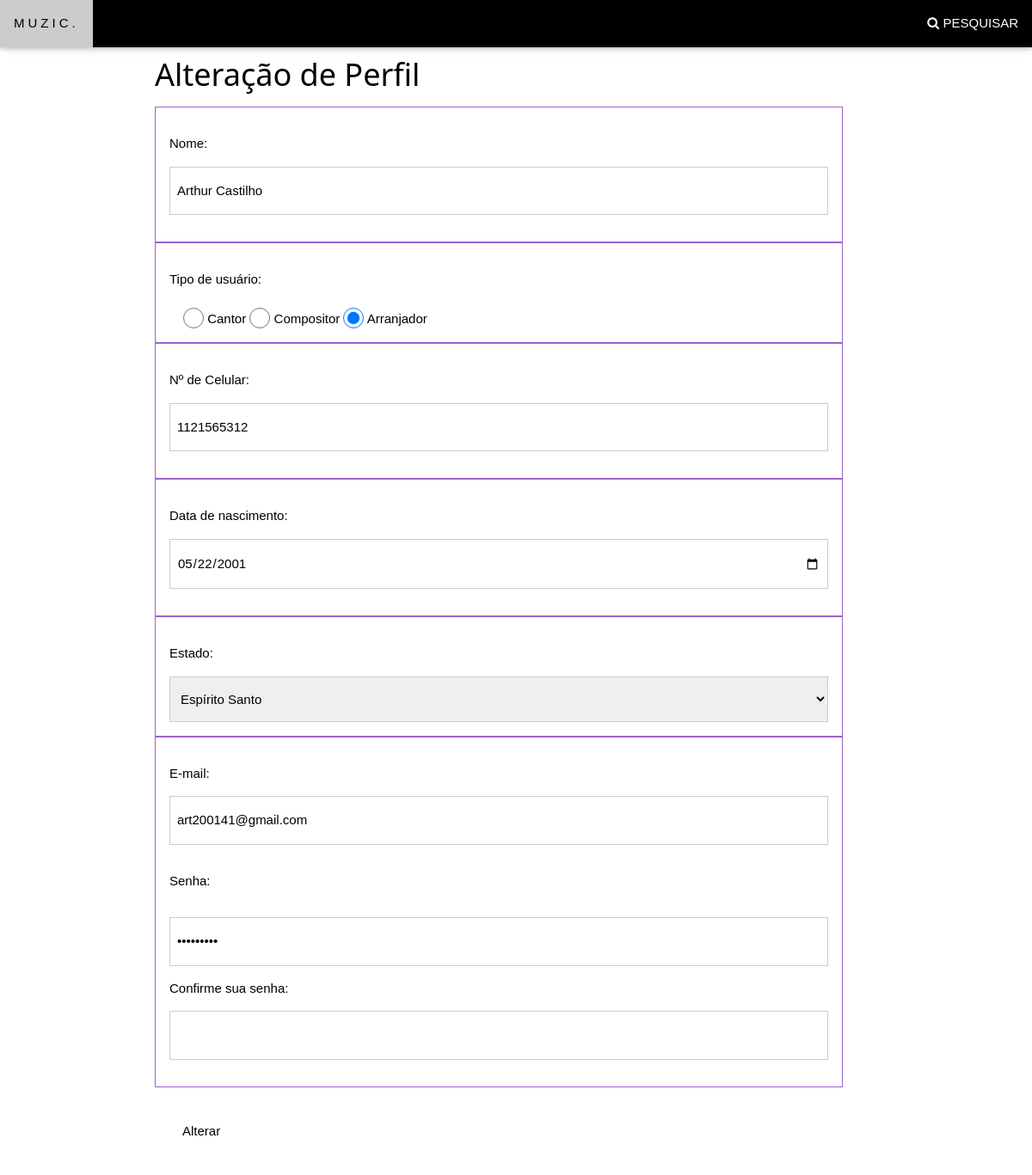
The app's page /Alteracoes/mostraUsuario.php (signed in) with its own data.
### tables this page shows
CREATE TABLE `tb_usuario` (
  `cod_usuario` int(11) NOT NULL,
  `nome_usuario` varchar(100) NOT NULL,
  `tipo_usuario` varchar(50) NOT NULL,
  `data` date NOT NULL,
  `email` varchar(100) NOT NULL,
  `senha` varchar(32) NOT NULL,
  `celular` varchar(15) NOT NULL,
  `estado` varchar(50) NOT NULL
);

### Alteracoes/mostraUsuario.php (the view, shortened to what this page needs)
<!DOCTYPE html>
<html>
  <head>
  </head>
  <link rel="stylesheet" href="../w3.css">
  <link rel="stylesheet" href="../css.css">
  <link rel="stylesheet" href="https://cdnjs.cloudflare.com/ajax/libs/font-awesome/4.7.0/css/font-awesome.min.css">
  <link rel="stylesheet" href="../w3.css">
  <link rel="stylesheet" href="../css.css">
  <link rel="stylesheet" href="https://cdnjs.cloudflare.com/ajax/libs/font-awesome/4.7.0/css/font-awesome.min.css">
<?php
include 'config.php';
include 'SQLExecute.php';
$con = conectar();
$email = $_SESSION['email'];
$senha = $_SESSION['senha'];
    $sql = "SELECT * FROM tb_usuario where email like '$email' AND senha like '$senha'";
    $res = SQLExecute($con,$sql);
    $row = mysql_fetch_array($res);
?>
  <body>
  <div class="w3-top">
    <div class="w3-bar w3-black w3-card" id="myNavbar">
      <a href="/Principal/home.php" class="w3-bar-item w3-button w3-wide">MUZIC.</a>
      <div class="w3-right w3-hide-small">
        <button class="w3-bar-item w3-button"><i class="fa fa-search"></i> PESQUISAR </button>
      </div>
    </div>
  </div>
    <header><h1 style="margin-top: 5%; margin-left:15%">Alteração de Perfil </h1></header>
    <div style="margin-left: 15%" class="w3-twothird">
      <form action="altUsuario.php" name="Cadastro" method="POST">
        <div class="w3-container m2 w3-padding-16 w3-border-deep-purple w3-border">
          <p> Nome: </p>
          <p><input class="w3-input w3-border w3-padding-16" type="text" name="nome" value="<?php echo $row['nome_usuario']?>"></p>
        </div>
        <div class="w3-container m2 w3-padding-16 w3-border-deep-purple w3-border">
          <p>Tipo de usuário:</p>
          <div class="w3-container">
            <input class="w3-radio" type="radio" name="tipo" value="Cantor" checked="tipo_cantor()"> Cantor
            <input class="w3-radio" type="radio" name="tipo" value="Compositor" checked="tipo_comp()"> Compositor
            <input class="w3-radio" type="radio" name="tipo" value="Arranjador" checked="tipo_arra()"> Arranjador
          </div>
        </div>
        <div class="w3-container m2 w3-padding-16 w3-border-deep-purple w3-border">
          <p> Nº de Celular:</p>
          <p><input class="w3-input w3-border w3-padding-16 cel-sp-mask" value="<?php echo $row['celular']?>" type="text" name="tel" maxlength="14"></p>
        </div>
        <div class="w3-container m2 w3-padding-16 w3-border-deep-purple w3-border">
          <p>Data de nascimento:</p>
          <p><input class="w3-input w3-border w3-padding-16" type="date" value="<?php echo $row['data']?>" placeholder="Ex.: 01/04/1964" name="idade"></p>
        </div>
        <div class="w3-container m2 w3-padding-16 w3-border-deep-purple w3-border">
          <p> Estado: </p>
          <select name="estado" class="w3-input w3-border w3-padding-16 w3-combobox">
            <option value="<?php echo $row['estado']?>" name="<?php echo $row['estado']?>"><?php echo $row['estado']?></option>
          </select>
        </div>
        <div class="w3-container m2 w3-padding-16 w3-border-deep-purple w3-border">
          <p> E-mail: </p>
          <p><input type="text" name="email" value="<?php echo $row['email']?>" class="w3-input w3-border w3-padding-16"></p>
          <p class="w3-padding-16"> Senha: </p>
          <p><input type="password" name="senha" value="<?php echo $row['senha']?>" class="w3-input w3-border w3-padding-16"></p>
          <p> Confirme sua senha: </p>
          <p><input type="password" name="senha2" class="w3-input w3-border w3-padding-16"></p>
        </div>
        <div class="w3-container m2 w3-padding-32">
          <input type="button" class="w3-button w3-hover-deep-purple" onclick="valida()" name="continuar" value="Alterar">
        </div>
      </form>
    </div>
  </body>
</html>

### w3.css (style rules this page uses)
html { box-sizing:border-box }
*,*:before,*:after { box-sizing:inherit }
html { -ms-text-size-adjust:100%;-webkit-text-size-adjust:100% }
body { margin:0 }
article,aside,details,figcaption,figure,footer,header,main,menu,nav,section,summary { display:block }
a { background-color:transparent;-webkit-text-decoration-skip:objects }
button,input,select,textarea { font:inherit;margin:0 }
button,input { overflow:visible }
button,select { text-transform:none }
button,html [type=button],[type=reset],[type=submit] { -webkit-appearance:button }
[type=checkbox],[type=radio] { padding:0 }
html,body { font-family:Verdana,sans-serif;font-size:15px;line-height:1.5 }
html { overflow-x:hidden }
h1 { font-size:36px }
h1,h2,h3,h4,h5,h6 { font-family:"Segoe UI",Arial,sans-serif;font-weight:400;margin:10px 0 }
.w3-wide { letter-spacing:4px }
a { color:inherit }
.w3-btn,.w3-button { border:none;display:inline-block;padding:8px 16px;vertical-align:middle;overflow:hidden;text-decoration:none;color:inherit;background-color:inherit;text-align:center;cursor:pointer;white-space:nowrap }
.w3-btn,.w3-button { -webkit-touch-callout:none;-webkit-user-select:none;-khtml-user-select:none;-moz-user-select:none;-ms-user-select:none;user-select:none }
.w3-input { padding:8px;display:block;border:none;border-bottom:1px solid #ccc;width:100% }
.w3-check,.w3-radio { width:24px;height:24px;position:relative;top:6px }
.w3-bar { width:100%;overflow:hidden }
.w3-bar .w3-bar-item { padding:8px 16px;float:left;width:auto;border:none;display:block;outline:0 }
.w3-bar .w3-button { white-space:normal }
.w3-container:after,.w3-container:before,.w3-panel:after,.w3-panel:before,.w3-row:after,.w3-row:before,.w3-row-padding:after,.w3-row-padding:before, .w3-cell-row:before,.w3-cell-row:after,.w3-clear:after,.w3-clear:before,.w3-bar:before,.w3-bar:after { content:"";display:table;clear:both }
.w3-col,.w3-half,.w3-third,.w3-twothird,.w3-threequarter,.w3-quarter { float:left;width:100% }
@media (min-width:601px) { .w3-col.m8,.w3-twothird { width:66.66666% } }
.w3-top,.w3-bottom { position:fixed;width:100%;z-index:1 }
.w3-top { top:0 }
.w3-container,.w3-panel { padding:0.01em 16px }
.w3-card,.w3-card-2 { box-shadow:0 2px 5px 0 rgba(0,0,0,0.16),0 2px 10px 0 rgba(0,0,0,0.12) }
.w3-border { border:1px solid #ccc!important }
.w3-padding-16 { padding-top:16px!important;padding-bottom:16px!important }
.w3-padding-32 { padding-top:32px!important;padding-bottom:32px!important }
.w3-right { float:right!important }
.w3-black,.w3-hover-black:hover { color:#fff!important;background-color:#000!important }
.w3-border-deep-purple,.w3-hover-border-deep-purple:hover { border-color:#9C62CD!important }

### css.css (style rules this page uses)
.w3-bar .w3-button { padding: 16px; }

### records on screen
tb_usuario: nome "Arthur Castilho", tel "1121565312", idade "05/22/2001", estado "Espírito Santo", email "art200141@gmail.com"
